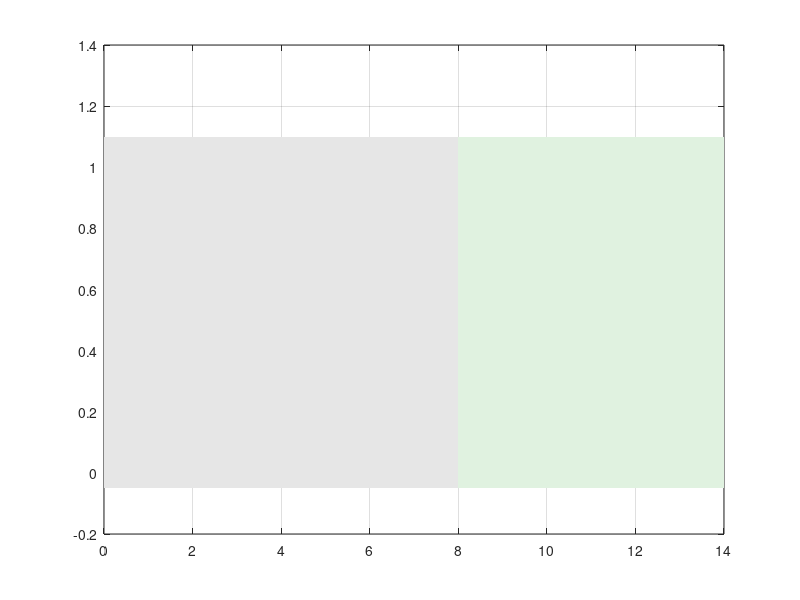

This figure's MATLAB source: (Note: this script raises an error after producing the figure.)
% plot_7_6_frustration.m
% Section 7.6 - Frustration leaky integrator and the goal-detour angle
%     dF/dt = +alpha_rise    if t_noprogress > 1 s and t_open < 1 s
%           = -alpha_decay   if t_open >= 1 s
%           =  0             otherwise                 (F clipped to [0, 1])
%     theta_detour = sigma * 80 deg * F
% Scenario: the drone makes no progress for 8 s (front blocked), then the way opens.

aRise  = 0.35;   aDecay = 0.50;               % 1/s
thMax  = 80;                                  % maximum detour angle (deg)
sigma  = +1;                                  % committed side (+1 = left)
dt     = 1/48;
t      = 0:dt:14;
tOpen0 = 8;                                   % the front becomes free at this time (s)

tNoProg = t .* (t < tOpen0) + (t - tOpen0) .* (t >= tOpen0);   % time since last progress
tOpen   = max(t - tOpen0, 0);                                  % time the front has been free

F = zeros(size(t));
for k = 1:numel(t)-1
    if tNoProg(k) > 1 && tOpen(k) < 1
        dF = +aRise;
    elseif tOpen(k) >= 1
        dF = -aDecay;
    else
        dF = 0;
    end
    F(k+1) = min(max(F(k) + dt*dF, 0), 1);
end
thetaDetour = sigma * thMax * F;              % detour angle (deg)
fprintf('F reaches 1 at t = %.2f s (analytic: 1 + 1/%.2f = %.2f s)\n', t(find(F >= 1 - 1e-9, 1)), aRise, 1 + 1/aRise);

blue = [0.00 0.45 0.74];  orange = [0.85 0.33 0.10];

fig = figure('Color', 'w', 'Position', [100 100 900 520]);
try, theme(fig, 'light'); catch, end   % force light colours (R2025a+ follows the OS dark mode)
hold on; grid on; box on;
fill([0 tOpen0 tOpen0 0], [-0.05 -0.05 1.1 1.1], [0.90 0.90 0.90], 'EdgeColor', 'none');
fill([tOpen0 14 14 tOpen0], [-0.05 -0.05 1.1 1.1], [0.88 0.95 0.88], 'EdgeColor', 'none');
yyaxis left
plot(t, F, '-', 'Color', blue, 'LineWidth', 2.8);
ylabel('frustration  F'); ylim([-0.05 1.1]); set(gca, 'YColor', blue);
yyaxis right
plot(t, thetaDetour, '--', 'Color', orange, 'LineWidth', 2);
ylabel('detour angle  \theta_{detour}  (deg)'); ylim([-0.05 1.1] * thMax); set(gca, 'YColor', orange);
text(4, 0.12*thMax, 'stalled: no progress, front blocked', 'HorizontalAlignment', 'center', 'FontSize', 10);
text(12.5, 0.12*thMax, 'front free', 'HorizontalAlignment', 'center', 'FontSize', 10);
text(2.4, 0.62*thMax, {'rise 0.35 s^{-1}', 'once stalled', 'for more than 1 s'}, 'HorizontalAlignment', 'right', 'FontSize', 10);
text(10.2, 0.62*thMax, {'decay 0.50 s^{-1}', 'once the front has', 'been free for 1 s'}, 'HorizontalAlignment', 'left', 'FontSize', 10);
xlabel('time  (s)'); xlim([0 14]);
title('Frustration F(t) and the resulting goal-detour angle');
set(gca, 'FontSize', 11);

outDir = fullfile(fileparts(mfilename('fullpath')), '..', '..', 'assets', 'section7');
if ~exist(outDir, 'dir'), mkdir(outDir); end
exportgraphics(fig, fullfile(outDir, 'fig_7_6_frustration.png'), 'Resolution', 200);
